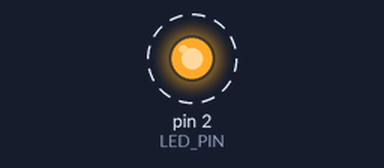
The sketch below on a simulated Arduino Uno, built with avr-gcc and run on an emulated ATmega328P. Shown: output pins drawn as LEDs (lit = HIGH). Dashed ring = blinking. What the sketch prints to the serial monitor is not drawn.

Above: at 3.5 s.
Timing chart, 0 to 7.6 s (numbered marks = the images above):
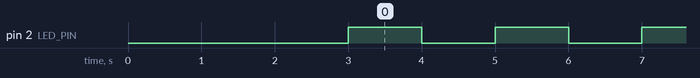

The sketch:

9-Serial-Monitor.ino
```cpp
// (licence header left out)
// Hardware Configuration
const int LED_PIN = 2;

// Timing Variables
const int BLINK_DELAY = 1000;
const int BOOT_DELAY  = 3000;

// Serial Messages
const char* MSG_ON    = "LED turned ON";
const char* MSG_OFF   = "LED turned OFF";
const char* MSG_START = "--- Serial Monitor Initialized Successfully ---";

void setup() {
  // Use a faster baud rate if possible (115200), but 9600 is fine for beginners
  Serial.begin(9600);

  // Wait for Serial Port to be ready (Native USB behavior of R4)
  while (!Serial) {
    ; // Wait
  }

  // Visual header for the console
  delay(BOOT_DELAY);
  Serial.println();
  Serial.println(MSG_START);

  pinMode(LED_PIN, OUTPUT);
}

void loop() {
  // LED ON sequence
  digitalWrite(LED_PIN, HIGH);
  Serial.println(MSG_ON);
  delay(BLINK_DELAY);

  // LED OFF sequence
  digitalWrite(LED_PIN, LOW);
  Serial.println(MSG_OFF);
  delay(BLINK_DELAY);
}
```

Measured:
- by itself, pin 2 (LED_PIN): alternates HIGH for 1.0 s and LOW for 1.0 s
